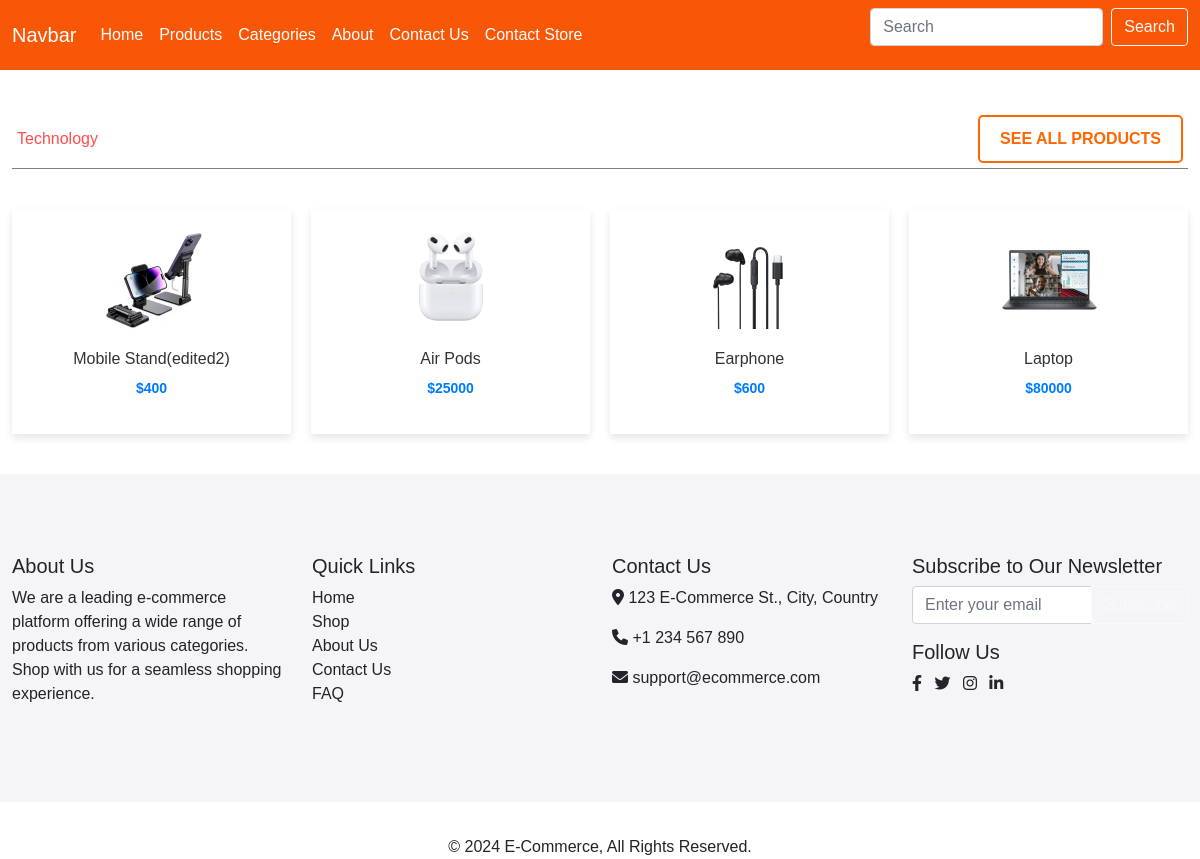
The app's page /product/product_by_category/2/, older data.
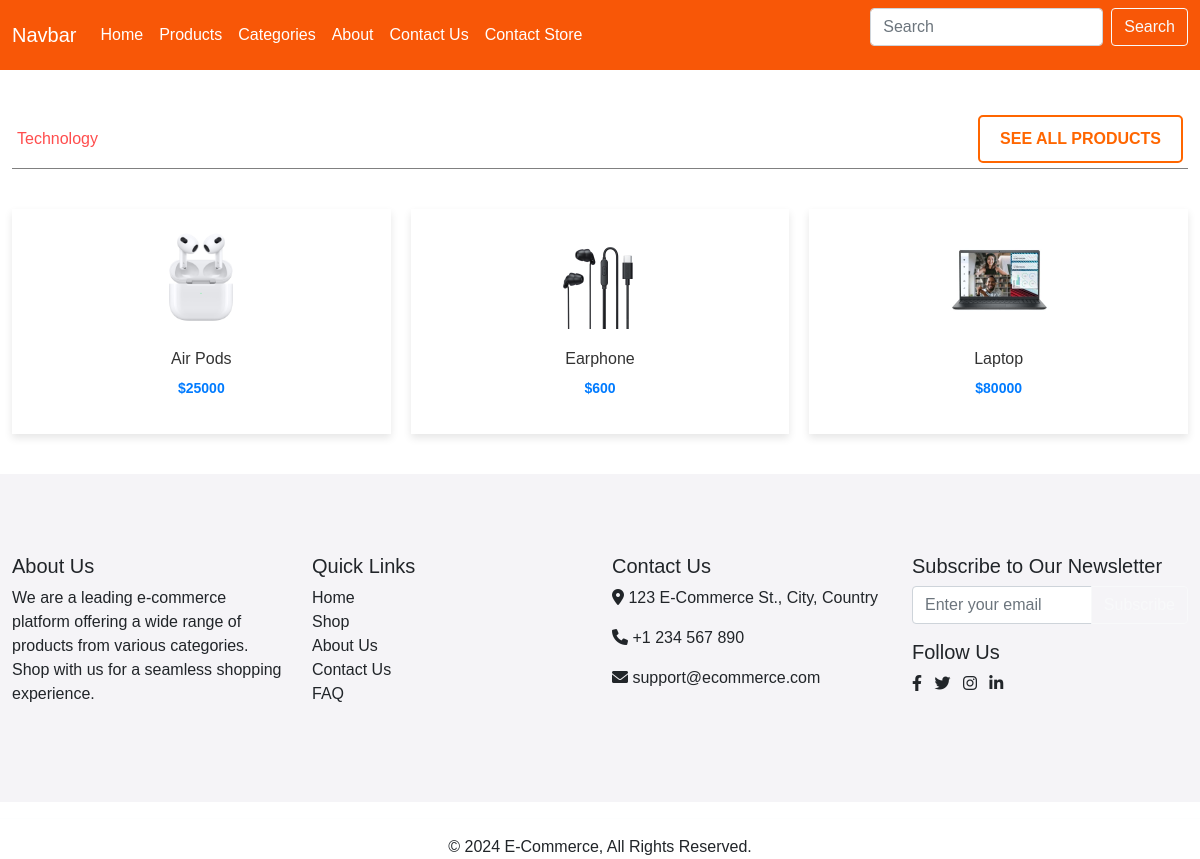
The same page, newer data.
### adminPanel/models.py (models this page shows, shortened)
class Category(models.Model):
    name = models.CharField(max_length=100, null=True)
    image = models.ImageField(upload_to='categories/images/', null = True)

class Product(models.Model):
    name = models.CharField(max_length = 2000)
    price = models.IntegerField()
    discount = models.IntegerField()
    image = models.ImageField(upload_to='products/images/', null = True, max_length=250, default=None)
    description = models.TextField()
    category = models.ForeignKey(Category, on_delete=models.CASCADE)
    stock = models.IntegerField(default=0)

### product/views.py (the view)
# urls.py: path('product_by_category/<int:category_id>/', views.product_by_category, name="product_by_category"),
def product_by_category(request, category_id):
    category = get_object_or_404(Category, id=category_id)
    products = Product.objects.filter(category=category)
    data = {
        'title': f'Products in {category.name}',
        'products': products,
        'category': category,
    }
    return render(request, 'product_by_category.html', data)

### templates/product_by_category.html (shortened to what this page needs)
{% extends "master.html" %}
{% block content %}
{% load static %}
<!DOCTYPE html>
<html lang="en">
<head>
    <link rel="stylesheet" href="{% static 'css/product_style.css' %}">
</head>
<div class="container">
    <div class="flash-sale-section">
      <div class="sale-text">
          <p class="on-sale">{{category.name}}</p>
      </div>
      <div class="shop-all-button">
          <a href="#">SEE ALL PRODUCTS</a>
      </div>
  </div>
</div>
<div class="container">
  <div class="products-grid">
      {% for product in products %}
      <a href="{% url "productdetail" id=product.id %}" class="product-item">
          <img src="{{ product.image.url }}" alt="{{ product.name }}">
          <h3>{{ product.name }}</h3>
          <p class="price">${{ product.price }}</p>
      </a>
      {% endfor %}
  </div>
</div>
</html>
{% endblock %}

### templates/master.html
{% include "header.html" %}
{% block content %}
{% endblock %}
{% include "footer.html" %}

### templates/header.html (shortened to what this page needs)
<link href="https://cdn.jsdelivr.net/npm/bootstrap@5.0.2/dist/css/bootstrap.min.css" rel="stylesheet">
<nav class="navbar navbar-expand-lg" style="background-color: #f85707;">
  <div class="container-fluid">
    <a class="navbar-brand text-white" href="#">Navbar</a>
    <div class="collapse navbar-collapse" id="navbarSupportedContent">
      <ul class="navbar-nav me-auto mb-2 mb-lg-0">
        <li class="nav-item">
          <a class="nav-link active text-white" aria-current="page" href="{% url "index" %}">Home</a>
        </li>
        <li class="nav-item">
          <a class="nav-link text-white" href="{% url "product" %}">Products</a>
        </li>
        <li class="nav-item">
          <a class="nav-link text-white" href="{% url "categories" %}">Categories</a>
        </li>
        <li class="nav-item">
          <a class="nav-link text-white" href="{% url "about" %}">About</a>
        </li>
        <li class="nav-item">
          <a class="nav-link text-white" href="{% url "contact_us" %}">Contact Us</a>
        </li>
        <li class="nav-item">
          <a class="nav-link text-white" href="{% url "contact_store" %}">Contact Store</a>
        </li>
      </ul>
      <form class="d-flex">
        <input class="form-control me-2" type="search" placeholder="Search" aria-label="Search">
        <button class="btn btn-outline-light" type="submit">Search</button>
      </form>
    </div>
  </div>
</nav>

### templates/footer.html (shortened to what this page needs)
<footer class="text-black" style="background-color: #f5f4f7; padding: 40px 0;">
    <div class="container">
      <div class="row">
        <div class="col-md-3">
          <h5>About Us</h5>
          <p>
            We are a leading e-commerce platform offering a wide range of products from various categories. Shop with us for a seamless shopping experience.
          </p>
        </div>
        <div class="col-md-3">
          <h5>Quick Links</h5>
          <ul class="list-unstyled">
            <li><a href="#" class="text-black">Home</a></li>
            <li><a href="#" class="text-black">Shop</a></li>
            <li><a href="#" class="text-black">About Us</a></li>
            <li><a href="#" class="text-black">Contact Us</a></li>
            <li><a href="#" class="text-black">FAQ</a></li>
          </ul>
        </div>
        <div class="col-md-3">
          <h5>Contact Us</h5>
          <p><i class="fas fa-map-marker-alt"></i> 123 E-Commerce St., City, Country</p>
          <p><i class="fas fa-phone"></i> +1 234 567 890</p>
          <p><i class="fas fa-envelope"></i> support@ecommerce.com</p>
        </div>
        <div class="col-md-3">
          <h5>Subscribe to Our Newsletter</h5>
          <form action="#">
            <div class="input-group mb-3">
              <input type="email" class="form-control" placeholder="Enter your email" aria-label="Email">
              <button class="btn btn-outline-light" type="submit">Subscribe</button>
            </div>
          </form>
          <h5>Follow Us</h5>
          <a href="#" class="text-black me-2"><i class="fab fa-facebook-f"></i></a>
          <a href="#" class="text-black me-2"><i class="fab fa-twitter"></i></a>
          <a href="#" class="text-black me-2"><i class="fab fa-instagram"></i></a>
          <a href="#" class="text-black"><i class="fab fa-linkedin-in"></i></a>
        </div>
      </div>
    </div>
</footer>
      <hr class="bg-light">
      <div class="row" >
        <div class="col text-center">
          <p class="mb-0">© 2024 E-Commerce, All Rights Reserved.</p>
        </div>
      </div>
  <link rel="stylesheet" href="https://cdnjs.cloudflare.com/ajax/libs/font-awesome/6.0.0-beta3/css/all.min.css" />

### static/css/product_style.css (style rules this page uses)
.container { max-width: 1200px; margin: 40px auto; }
.products-grid { display: grid; grid-template-columns: repeat(auto-fit, minmax(150px, 1fr)); gap: 20px; }
.product-item { text-align: center; background-color: white; padding: 20px; box-shadow: 0 4px 8px rgba(0, 0, 0, 0.1); transition: transform 0.2s ease; }
.product-item img { width: 100px; height: 100px; object-fit: cover; margin-bottom: 10px; }
.product-item h3 { font-size: 16px; color: #333; margin: 10px 0; }
.product-item p { font-size: 14px; color: #666; margin: 10px 0; }
.product-item .price { font-size: 14px; color: #007BFF; margin-bottom: 15px; font-weight: bold; }
a { text-decoration: none; color: inherit; }
.flash-sale-section { display: flex; justify-content: space-between; align-items: center; background-color: #fff; padding: 5px; margin: 40px auto; border-bottom: 0.1px solid gray; }
.sale-text .on-sale { font-size: 16px; color: #ff4d4d; margin: 0; }
.shop-all-button a { display: inline-block; padding: 10px 20px; color: #ff6600; border: 2px solid #ff6600; text-decoration: none; font-weight: bold; border-radius: 5px; transition: background-color 0.3s, color 0.3s; }

Row changes from the older to the newer data that the page shows:
removed Product: image (picture), name "Mobile Stand(edited2)", price "400"
